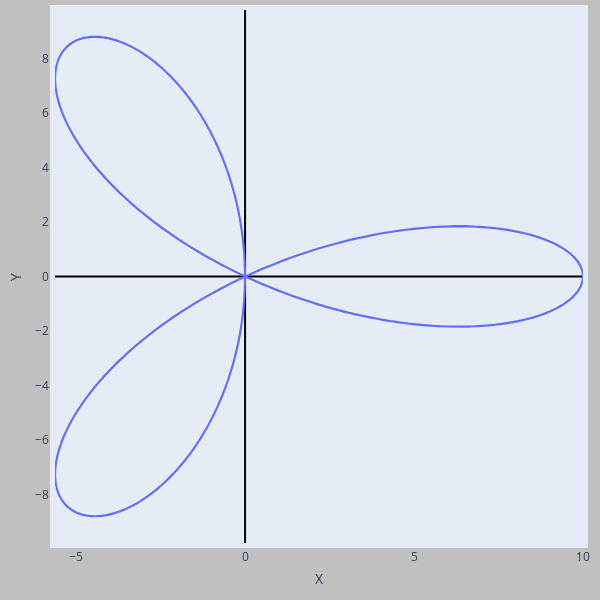

Notebook code for this chart:
### Code cell
''' 
Ro = a * cos(3 * phi)

'''

import plotly.graph_objects as go
import numpy as np
from math import pi

def get_x_y(phi, par_a):
    '''
    x = Ro * cos(phi)
    y = Ro * sin(phi)
    '''
    Ro = par_a * np.cos(3 * phi)
    x = Ro * np.cos(phi);
    y = Ro * np.sin(phi);
    return x, y


num = 5000
phi = np.linspace(-2 * pi, 2 * pi, num=num)

x, y = get_x_y(phi, par_a)
 
fig = go.Figure(data=go.Scatter(x=x, y=y))
fig.update_layout(
    autosize=False,
    width=600,
    height=600,
    margin=dict(
        l=10,
        r=10,
        b=10,
        t=10,
        pad=5
    ),
    paper_bgcolor="silver"
)
fig.update_xaxes(title_text='X', showgrid=False, zeroline=True, zerolinewidth=2, zerolinecolor='Black')
fig.update_yaxes(title_text='Y', showgrid=False, zeroline=True, zerolinewidth=2, zerolinecolor='Black')
fig.show()

### Figure 1 — Plotly figure (JSON) as saved in the notebook; plotly's stock layout.template omitted (floating-point values rounded to 4 significant figures; data arrays with more than 128 entries replaced by an {"elided": "..."} marker saying what was removed)
{"data": [{"type": "scatter", "x": {"elided": "5000 float values"}, "y": {"elided": "5000 float values"}}], "layout": {"autosize": false, "height": 600, "margin": {"b": 10, "l": 10, "pad": 5, "r": 10, "t": 10}, "paper_bgcolor": "silver", "width": 600, "xaxis": {"showgrid": false, "title": {"text": "X"}, "zeroline": true, "zerolinecolor": "Black", "zerolinewidth": 2}, "yaxis": {"showgrid": false, "title": {"text": "Y"}, "zeroline": true, "zerolinecolor": "Black", "zerolinewidth": 2}}}
